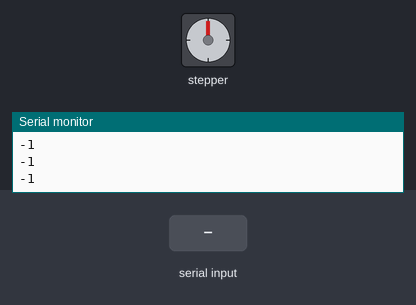
The sketch below on a simulated Arduino Uno, built with avr-gcc and run on an emulated ATmega328P. On the bench: stepper motor, the last lines printed to the serial monitor. Inputs (shaded band) come from the test bench. Stepper angles assume 20 steps per turn.

Above: at 1.4 s.
1.5 s: "90,45\n" received over Serial
At 3.0 s:
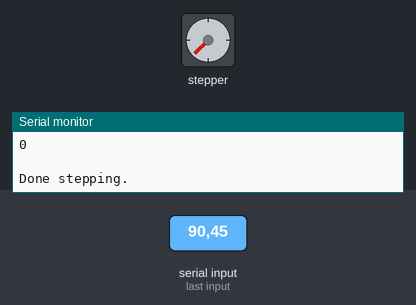
4.2 s: "30,150\n" received over Serial
At 6.3 s:
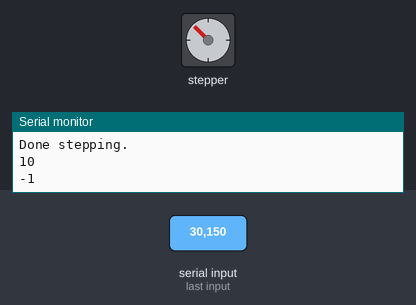
7.1 s: "30,150\n" received over Serial
At 9.6 s:
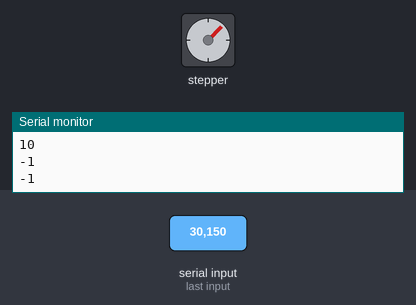
10.1 s: "90,45\n" received over Serial
At 11.7 s:
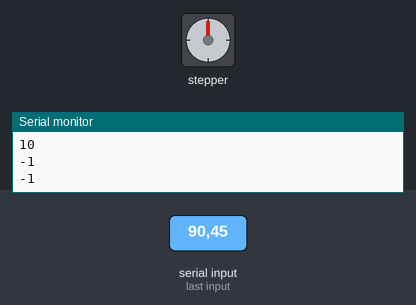
Timing chart, 0 to 13.2 s (numbered marks = the images above; inputs shaded):
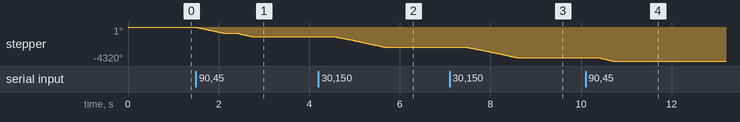

Measured:
- after the input at 1.5 s, stepper: turns 1215° counter-clockwise in 1.2 s, starting at once
- after the input at 4.2 s, stepper: turns 1350° counter-clockwise in 1.1 s, starting after 0.35 s
- after the input at 7.1 s, stepper: turns 1350° counter-clockwise in 1.1 s, starting after 0.38 s
- after the input at 10.1 s, stepper: turns 405° counter-clockwise in 0.29 s, starting after 0.31 s

The sketch:

CFRobot_FeederCode.ino
```cpp
#include <Adafruit_MotorShield.h>

/*
This controls the arduino and associated motor shield v2 to feed carbon fibers in the assembly robot.
Matlab sends this program serial commands, and the program advances the carbon fiber accordingly.
*/


#include <Wire.h>
#include <Adafruit_MotorShield.h>
#include "utility/Adafruit_MS_PWMServoDriver.h"

// Create the motor shield object with the default I2C address
Adafruit_MotorShield AFMS = Adafruit_MotorShield();

// Connect a stepper motor object with 20 full steps per revolution (18 degree) to motor port #2 (M3 and M4)
Adafruit_StepperMotor *myMotor = AFMS.getStepper(20, 2);

//MICROMO GEARHEAD: 51.2 => ~1000 counts/rev with SINGLE; 2000 counts/rev with INTERLEAVE

long steps;                 // user-given number of half-steps motor should rotate, read from serial

// Initialize serial port and set motor parameters
void setup() {
  Serial.begin(9600);      // set up Serial library at 9600 bps
  AFMS.begin();            // create with the default frequency 1.6KHz
  myMotor->setSpeed(800);  // units: rpm
  Serial.setTimeout(100);  // Serial.readString times out after N ms}
}

//Main loop
void loop() {
  delay(300);                      //check for bytes every 50 ms
  Serial.println(Serial.read());
  if(Serial.available())       // returns true if there are unread characters in the serial port
  {
    Serial.println("bytes are available at arduino.\n");
    steps = Serial.parseInt();    // read chars from serial until queue empty (timeout); format as int
    Serial.println(String(steps));
    if (steps < 0)                // parseInt() reads negative values correctly
    {
      //myMotor->step(steps, FORWARD, INTERLEAVE);  // retract fiber, taking half steps
      while(steps++) {
        myMotor->onestep(FORWARD, INTERLEAVE);    // retract fiber one half step
        Serial.println(steps);
        Serial.println(" ");
        delay(0.1);                               // delay 0.1 ms
      }
    }
    else
    {
      //myMotor->step(steps, BACKWARD, INTERLEAVE);  // advance fiber, taking half steps
      while(steps--) {
        myMotor->onestep(BACKWARD, INTERLEAVE);    // advance fiber one half step
        Serial.println(steps);
        Serial.println(" ");
        delay(0.1);                               // delay 0.1 ms
      }
    }
    Serial.println("Done stepping.\n");
  }
}
```
